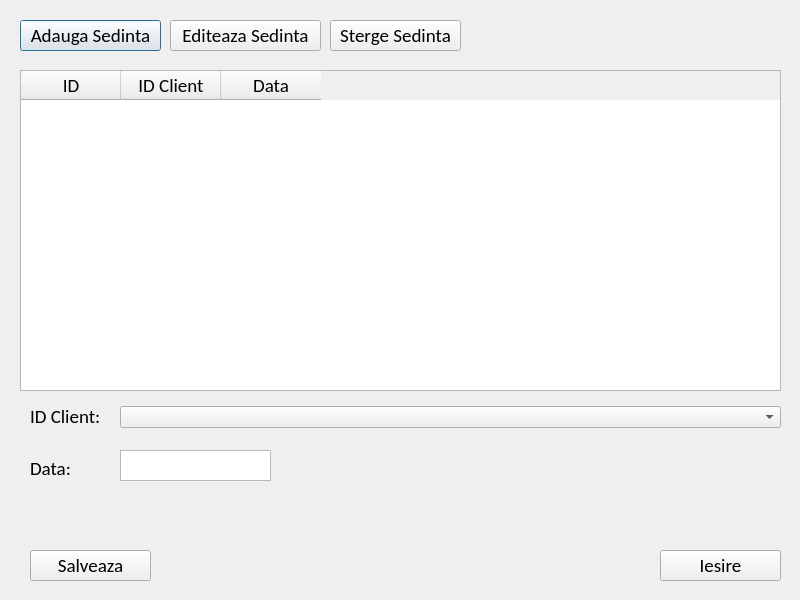
<?xml version="1.0" encoding="UTF-8"?>
<ui version="4.0">
 <class>Dialog_clienti</class>
 <widget class="QDialog" name="Dialog_clienti">
  <property name="geometry">
   <rect>
    <x>0</x>
    <y>0</y>
    <width>800</width>
    <height>600</height>
   </rect>
  </property>
  <property name="windowTitle">
   <string>Dialog</string>
  </property>
  <widget class="QTableWidget" name="table">
   <property name="geometry">
    <rect>
     <x>20</x>
     <y>70</y>
     <width>761</width>
     <height>321</height>
    </rect>
   </property>
   <property name="font">
    <font>
     <family>Calibri</family>
     <pointsize>14</pointsize>
    </font>
   </property>
   <column>
    <property name="text">
     <string>ID</string>
    </property>
   </column>
   <column>
    <property name="text">
     <string>ID Client</string>
    </property>
   </column>
   <column>
    <property name="text">
     <string>Data</string>
    </property>
   </column>
  </widget>
  <widget class="QPushButton" name="button_adauga">
   <property name="geometry">
    <rect>
     <x>20</x>
     <y>20</y>
     <width>141</width>
     <height>31</height>
    </rect>
   </property>
   <property name="font">
    <font>
     <family>Calibri</family>
     <pointsize>14</pointsize>
    </font>
   </property>
   <property name="text">
    <string>Adauga Sedinta</string>
   </property>
  </widget>
  <widget class="QPushButton" name="button_editeaza">
   <property name="geometry">
    <rect>
     <x>170</x>
     <y>20</y>
     <width>151</width>
     <height>31</height>
    </rect>
   </property>
   <property name="font">
    <font>
     <family>Calibri</family>
     <pointsize>14</pointsize>
    </font>
   </property>
   <property name="text">
    <string>Editeaza Sedinta</string>
   </property>
  </widget>
  <widget class="QPushButton" name="button_sterge">
   <property name="geometry">
    <rect>
     <x>330</x>
     <y>20</y>
     <width>131</width>
     <height>31</height>
    </rect>
   </property>
   <property name="font">
    <font>
     <family>Calibri</family>
     <pointsize>14</pointsize>
    </font>
   </property>
   <property name="text">
    <string>Sterge Sedinta</string>
   </property>
  </widget>
  <widget class="QLabel" name="label">
   <property name="geometry">
    <rect>
     <x>30</x>
     <y>410</y>
     <width>81</width>
     <height>13</height>
    </rect>
   </property>
   <property name="font">
    <font>
     <family>Calibri</family>
     <pointsize>14</pointsize>
    </font>
   </property>
   <property name="text">
    <string>ID Client:</string>
   </property>
  </widget>
  <widget class="QPushButton" name="button_salveaza">
   <property name="geometry">
    <rect>
     <x>30</x>
     <y>550</y>
     <width>121</width>
     <height>31</height>
    </rect>
   </property>
   <property name="font">
    <font>
     <family>Calibri</family>
     <pointsize>14</pointsize>
    </font>
   </property>
   <property name="text">
    <string>Salveaza</string>
   </property>
  </widget>
  <widget class="QPushButton" name="button_iesire">
   <property name="geometry">
    <rect>
     <x>660</x>
     <y>550</y>
     <width>121</width>
     <height>31</height>
    </rect>
   </property>
   <property name="font">
    <font>
     <family>Calibri</family>
     <pointsize>14</pointsize>
    </font>
   </property>
   <property name="text">
    <string>Iesire</string>
   </property>
  </widget>
  <widget class="QLabel" name="label_2">
   <property name="geometry">
    <rect>
     <x>30</x>
     <y>460</y>
     <width>131</width>
     <height>16</height>
    </rect>
   </property>
   <property name="font">
    <font>
     <family>Calibri</family>
     <pointsize>14</pointsize>
    </font>
   </property>
   <property name="text">
    <string>Data:</string>
   </property>
  </widget>
  <widget class="QTextEdit" name="text_data">
   <property name="geometry">
    <rect>
     <x>120</x>
     <y>450</y>
     <width>151</width>
     <height>31</height>
    </rect>
   </property>
   <property name="font">
    <font>
     <family>Calibri</family>
     <pointsize>12</pointsize>
    </font>
   </property>
  </widget>
  <widget class="QComboBox" name="comboBox_id_client">
   <property name="geometry">
    <rect>
     <x>120</x>
     <y>406</y>
     <width>661</width>
     <height>22</height>
    </rect>
   </property>
   <property name="font">
    <font>
     <family>Calibri</family>
     <pointsize>12</pointsize>
    </font>
   </property>
  </widget>
 </widget>
 <resources/>
 <connections/>
</ui>
